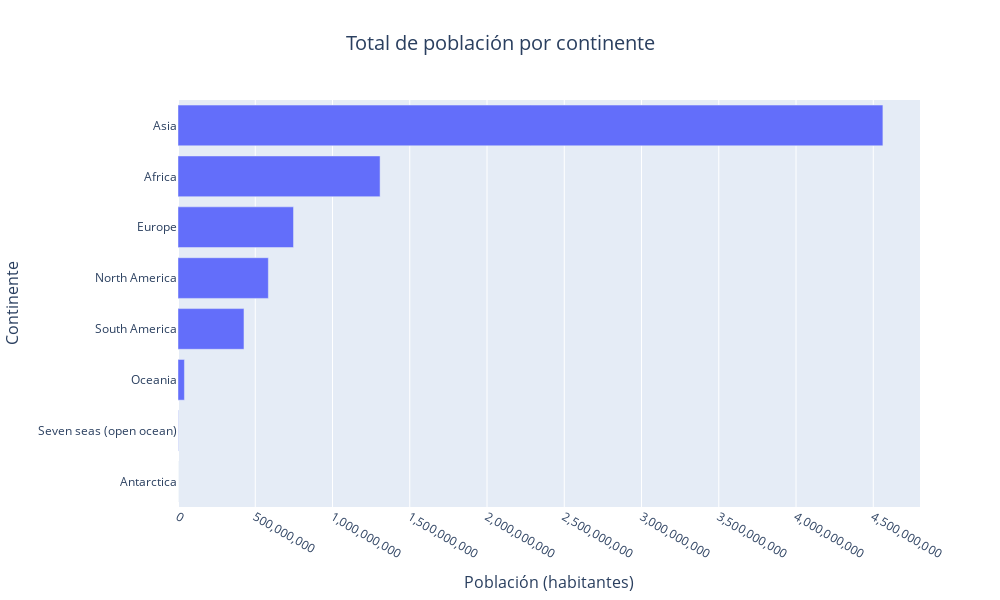

The notebook cell this image was saved under:
### Markdown cell above
Para dibujar el mismo gráfico con barras horizontales, debe utilizarse el argumento `orientation=h`.

### Code cell
# Suma de población por continente
poblacion_continente_suma = paises.groupby('CONTINENT')['POP_EST'].sum().sort_values(ascending=True).reset_index()

# Creación de gráfico de barras verticales
fig = px.bar(
    poblacion_continente_suma,
    x='POP_EST',
    y='CONTINENT',
    orientation='h',
    title='Total de población por continente',
    labels={
        'CONTINENT': 'Continente',
        'POP_EST': 'Población (habitantes)'
    },
    width=1000,   # Ancho de la figura en píxeles
    height=600    # Alto de la figura en píxeles
)

# Actualizar el formato del eje y evitar notación científica
fig.update_xaxes(tickformat=",d")

# Personalizar el diseño
fig.update_layout(
    title=dict(
        x=0.5,  # Centrar el título
        font=dict(size=20)
    ),
    xaxis_title=dict(
        font=dict(size=16)
    ),
    yaxis_title=dict(
        font=dict(size=16)
    )
)

# Mostrar el gráfico
fig.show()

### Figure 1 — Plotly figure (JSON) as saved in the notebook; plotly's stock layout.template omitted (floating-point values rounded to 4 significant figures)
{"data": [{"alignmentgroup": "True", "hovertemplate": "Población (habitantes)=%{x}<br>Continente=%{y}<extra></extra>", "legendgroup": "", "marker": {"color": "#636efa", "pattern": {"shape": ""}}, "name": "", "offsetgroup": "", "orientation": "h", "showlegend": false, "textposition": "auto", "type": "bar", "x": [4490, 1894289, 41589500, 427063263, 584776221, 747708092, 1308000000.0, 4562304603], "xaxis": "x", "y": ["Antarctica", "Seven seas (open ocean)", "Oceania", "South America", "North America", "Europe", "Africa", "Asia"], "yaxis": "y"}], "layout": {"barmode": "relative", "height": 600, "legend": {"tracegroupgap": 0}, "title": {"font": {"size": 20}, "text": "Total de población por continente", "x": 0.5}, "width": 1000, "xaxis": {"anchor": "y", "domain": [0, 1], "tickformat": ",d", "title": {"font": {"size": 16}, "text": "Población (habitantes)"}}, "yaxis": {"anchor": "x", "domain": [0, 1], "title": {"font": {"size": 16}, "text": "Continente"}}}}
